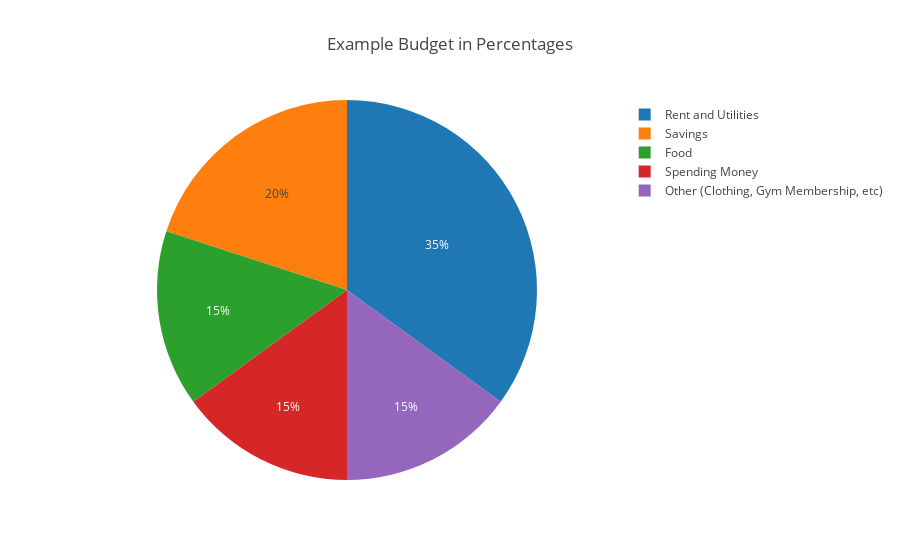

The notebook cell this image was saved under:
### Markdown cell above
# Building the Budget

When building a budget, there are a number of schools of thought when it comes to how to distribute one's income and expenses. A common way to build a budget is to set a percentage of one's income dedicated to every given expense. For example, this may be a decent budget if you're single and living on your own:

### Code cell
# Import statments.
import plotly.offline as py
from plotly.offline import init_notebook_mode, iplot
import plotly.graph_objs as go
init_notebook_mode(connected=True)

# Generate graph.
labels = ['Rent and Utilities', 'Food', 'Savings', 'Spending Money', 'Other (Clothing, Gym Membership, etc)']
values = [35, 15, 20, 15, 15] # Percentage distribution.
trace = go.Pie(labels=labels, values=values)
layout = go.Layout(title='Example Budget in Percentages')
py.iplot(go.Figure(data=[trace], layout=layout), filename='piechart')

### Figure 1 — Plotly figure (JSON) as saved in the notebook; plotly's stock layout.template omitted (floating-point values rounded to 4 significant figures)
{"data": [{"labels": ["Rent and Utilities", "Food", "Savings", "Spending Money", "Other (Clothing, Gym Membership, etc)"], "type": "pie", "values": [35, 15, 20, 15, 15]}], "layout": {"title": "Example Budget in Percentages"}}
